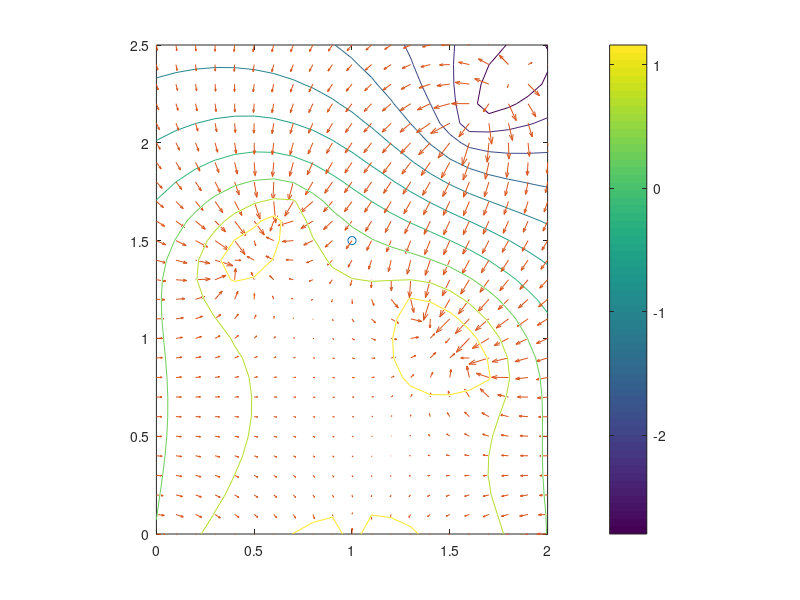

Here is the MATLAB script that generated this plot: (Note: this script raises an error after producing the figure.)
r = [1;1.5];

plot(r(1), r(2),'o')
hold on

[px,py]=meshgrid(0:0.1:2,0:0.1:2.5);
[xlim,ylim] = size(px);
V = zeros(xlim, ylim);

for i=1:xlim
    for j=1:ylim
        line = @(x0,m,xi,yi) log(sqrt((px(i,j)-x0-xi).^2 + ((py(i,j)-(m.*x0)-yi).^2)));
        dV2 = @(x0)line(x0, 0.01,1,0);
        dV3 = @(x0)line(x0, 1,1.75,2.25);
        dV4 = @(x0)line(x0, -1,1.5,1);
        dV5 = @(x0)line(x0, 1,0.5,1.5);
        V(i,j) = 2*integral(dV5,0.2,-0.2) + 2*integral(dV4,0.2,-0.2) + -2*integral(dV3,0.2,-0.2) + 0.5*integral(dV2,1,-1);
    end
end

contour3(px,py,V)
[Ex,Ey] = gradient(V);
hold on
axis equal
colorbar
quiver(px,py,Ex,Ey)

% do the descending
xp = round(r(1),2);
yp = round(r(2),2);
[gx, gy] = gradGenerator(xp,yp)
grad = 30.*[-gx;-gy]
quiver(xp,yp, grad(1),grad(2))

r = [1.5;2];
xp = round(r(1),2);
yp = round(r(2),2);
[gx, gy] = gradGenerator(xp,yp)
grad = 30.*[-gx;-gy]
quiver(xp,yp, grad(1),grad(2))

